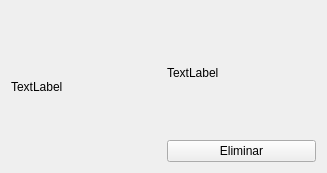
<?xml version="1.0" encoding="UTF-8"?>
<ui version="4.0">
 <class>Imagen</class>
 <widget class="QWidget" name="Imagen">
  <property name="geometry">
   <rect>
    <x>0</x>
    <y>0</y>
    <width>327</width>
    <height>173</height>
   </rect>
  </property>
  <property name="windowTitle">
   <string>Form</string>
  </property>
  <layout class="QGridLayout" name="gridLayout">
   <item row="0" column="0">
    <widget class="QLabel" name="label_foto">
     <property name="text">
      <string>TextLabel</string>
     </property>
    </widget>
   </item>
   <item row="0" column="1">
    <layout class="QVBoxLayout" name="verticalLayout">
     <item>
      <widget class="QLabel" name="label_id">
       <property name="text">
        <string>TextLabel</string>
       </property>
      </widget>
     </item>
     <item>
      <widget class="QPushButton" name="pushButton_eliminar">
       <property name="text">
        <string>Eliminar</string>
       </property>
      </widget>
     </item>
    </layout>
   </item>
  </layout>
 </widget>
 <resources/>
 <connections/>
</ui>
